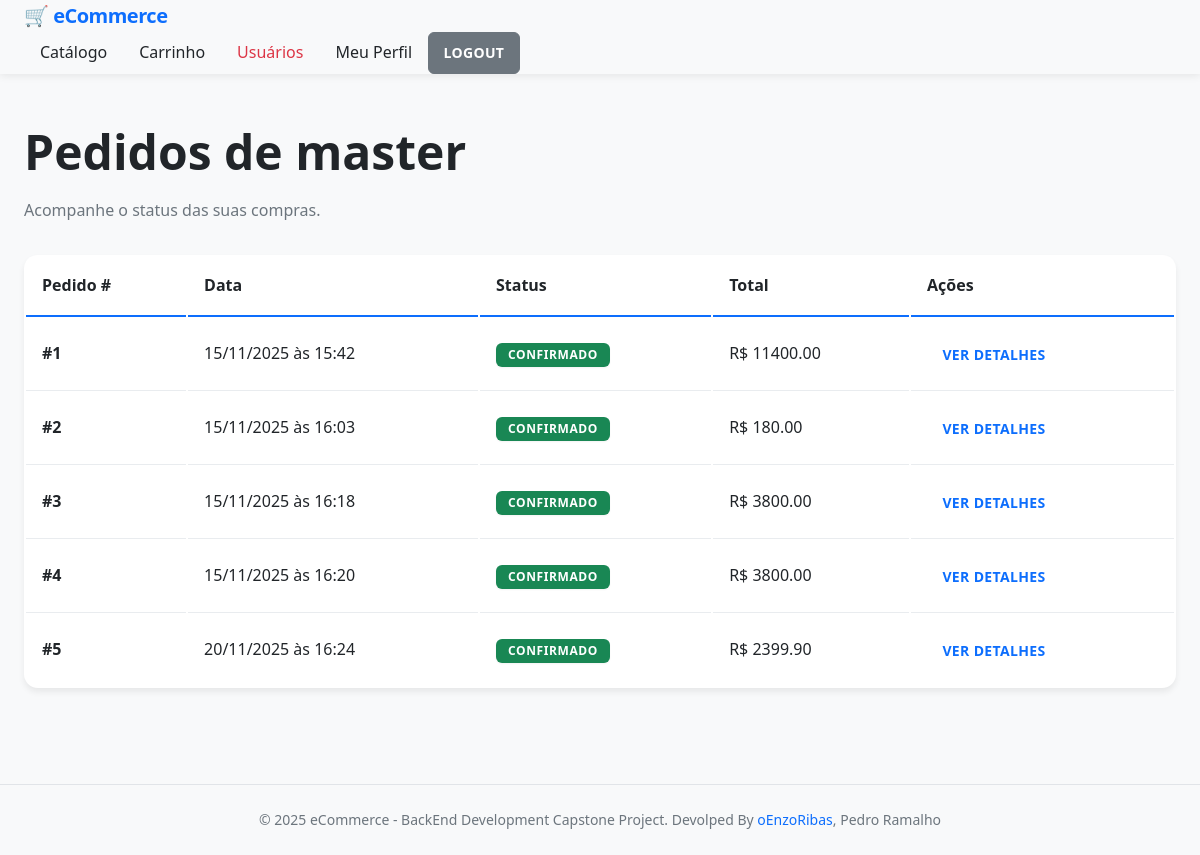
Screenshot of /pedidos/1/listar (signed in) with the database file from the repository.
### models/cliente_model.py (models this page shows, shortened)
class Cliente(db.Model):
    __tablename__ = 'clientes'
    id = Column(Integer, primary_key=True, autoincrement=True, nullable=False)
    nome = Column(String(256), nullable=False)
    email = Column(String(256), unique=True, nullable=False)
    senha_hash = Column(String(256), nullable=False)
    telefone = Column(String(256))
    role = Column(String(50), default='cliente')

### models/pedido_model.py (models this page shows, shortened)
class Pedido(db.Model):
    __tablename__ = 'pedidos'
    id = Column(Integer, primary_key=True, autoincrement=True, nullable=False)
    cliente_id = Column(Integer, ForeignKey('clientes.id'), nullable=False)
    data = Column(db.DateTime, default=datetime.datetime.now)
    status = Column(String(256), default="pendente")
    itens = db.relationship('ItemPedido', backref='pedido', lazy=True, cascade='all, delete-orphan')
    pagamentos = db.relationship('Pagamento', backref='pedido', lazy=True, cascade='all, delete-orphan')
    def calcular_total(self):
        return sum(item.calcular_subtotal() for item in self.itens)

class ItemPedido(db.Model):
    __tablename__ = 'itens_pedido'
    id = Column(Integer, primary_key=True, autoincrement=True, nullable=False)
    pedido_id = Column(Integer, ForeignKey('pedidos.id'), nullable=False)
    produto_id = Column(Integer, ForeignKey('produtos.id'), nullable=False)
    quantidade = Column(Integer, nullable=False)
    preco_unitario = db.Column(db.Numeric(10,2), nullable=False)
    produto = db.relationship('Produto', primaryjoin='ItemPedido.produto_id == Produto.id')
    def calcular_subtotal(self):
        return float(self.preco_unitario) * self.quantidade

### routes/pedidos.py (the view)
@pedidos_bp.route('/<int:cliente_id>/listar')
@requer_autenticacao
def listar(cliente_id):
    user = get_client_by_id(cliente_id)
    page = request.args.get('page', 1, type=int)
    pedidos = Pedido.query.filter_by(cliente_id=cliente_id).paginate(page=page, per_page=10)
    return render_template('pedidos/listar.html', pedidos=pedidos, user=user)

### utils/auth_utils.py (called while the page is built)
def get_client_by_id(cliente_id):
    return Cliente.query.get(cliente_id)

def cliente_autenticado():
    return session.get('cliente_autenticado', False)

def requer_autenticacao(f):
    @wraps(f)
    def decorated_function(*args, **kwargs):
        if not cliente_autenticado():
            return redirect(url_for('auth.login'))
        return f(*args, **kwargs)
    return decorated_function

### templates/pedidos/listar.html (shortened to what this page needs)
{% extends "base.html" %}
{% block content %}
<div class="row mb-4">
    <div class="col-12">
        <h1 class="mb-0">Pedidos de {{ user.nome }}</h1>
        <p class="text-muted">Acompanhe o status das suas compras.</p>
    </div>
</div>
{% if pedidos.items %}
<div class="table-responsive">
    <table class="table table-striped table-hover align-middle">
        <thead class="table-dark">
            <tr>
                <th>Pedido #</th>
                <th>Data</th>
                <th>Status</th>
                <th class="text-end">Total</th>
                <th>Ações</th>
            </tr>
        </thead>
        <tbody>
            {% for pedido in pedidos.items %}
            <tr>
                <td><strong>#{{ pedido.id }}</strong></td>
                <td>{{ pedido.data.strftime('%d/%m/%Y às %H:%M') }}</td>
                <td>
                    {% if pedido.status == 'pendente' %}
                    <span class="badge bg-warning text-dark">Pendente</span>
                    {% elif pedido.status == 'confirmado' %}
                    <span class="badge bg-success">Confirmado</span>
                    {% elif pedido.status == 'cancelado' %}
                    <span class="badge bg-danger">Cancelado</span>
                    {% else %}
                    <span class="badge bg-info">{{ pedido.status | upper }}</span>
                    {% endif %}
                </td>
                <td class="text-end fw-bold">R$ {{ "%.2f"|format(pedido.calcular_total()) }}</td>
                <td>
                    <a href="{{ url_for('pedidos.detalhes', pedido_id=pedido.id) }}"
                        class="btn btn-sm btn-outline-primary">
                        Ver Detalhes
                    </a>
                </td>
            </tr>
            {% endfor %}
        </tbody>
    </table>
</div>
{% else %}
<div class="alert alert-info text-center">
    <h4>Ainda não há pedidos realizados.</h4>
    <a href="{{ url_for('produtos.listar') }}" class="btn btn-primary mt-3">Começar a Comprar</a>
</div>
{% endif %}
{% endblock %}

### static/css/style.css (style rules this page uses)
*, *::before, *::after { box-sizing: border-box; margin: 0; padding: 0; }
:root { --primary: #0d6efd; --primary-hover: #0b5ed7; --primary-light: rgba(13, 110, 253, 0.1); --secondary: #6c757d; --success: #198754; --success-dark: #157347; --danger: #dc3545; --warning: #ffc107; --info: #0dcaf0; --dark: #212529; --light: #f8f9fa; --gray-100: #f8f9fa; --gray-200: #e9ecef; --gray-300: #dee2e6; --gray-400: #ced4da; --gray-500: #adb5bd; --gray-600: #6c757d; --gray-700: #495057; --gray-800: #343a40; --gray-900: #212529; --surface: #ffffff; --surface-hover: #f8f9fa; --border-color: #e1e4e8; --font-family: "Segoe UI", Tahoma, Geneva, Verdana, sans-serif; --font-size-base: 1rem; --font-size-sm: 0.875rem; --font-size-lg: 1.125rem; --font-size-xl: 1.25rem; --font-weight-normal: 400; --font-weight-medium: 500; --font-weight-semibold: 600; --font-weight-bold: 700; --line-height-base: 1.6; --line-height-tight: 1.25; --spacing-xs: 0.25rem; --spacing-sm: 0.5rem; --spacing-md: 1rem; --spacing-lg: 1.5rem; --spacing-xl: 2rem; --spacing-2xl: 3rem; --radius-sm: 0.375rem; --radius-md: 0.625rem; --radius-lg: 0.875rem; --radius-xl: 1rem; --radius-full: 9999px; --shadow-sm: 0 1px 2px rgba(0, 0, 0, 0.05); --shadow-md: 0 4px 6px rgba(0, 0, 0, 0.07); --shadow-lg: 0 10px 15px rgba(0, 0, 0, 0.1); --shadow-xl: 0 20px 25px rgba(0, 0, 0, 0.15); --shadow-navbar: 0 2px 8px rgba(0, 0, 0, 0.08); --transition-fast: 150ms ease; --transition-base: 200ms ease; --transition-slow: 300ms ease; --z-dropdown: 1000; --z-sticky: 1020; --z-fixed: 1030; --z-modal: 1050; --z-tooltip: 1070; }
html { -webkit-font-smoothing: antialiased; -moz-osx-font-smoothing: grayscale; }
body { font-family: var(--font-family); font-size: var(--font-size-base); line-height: var(--line-height-base); background-color: var(--light); color: var(--dark); }
h1, h2, h3, h4, h5, h6 { color: var(--dark); font-weight: var(--font-weight-semibold); line-height: var(--line-height-tight); margin-bottom: var(--spacing-md); }
h1 { font-size: 2.5rem; }
a { color: var(--primary); text-decoration: none; transition: color var(--transition-fast); }
.btn { display: inline-flex; align-items: center; justify-content: center; gap: var(--spacing-xs); padding: 0.625rem 1.25rem; font-size: var(--font-size-base); font-weight: var(--font-weight-semibold); line-height: 1.5; text-align: center; text-transform: uppercase; letter-spacing: 0.025em; border: 1px solid transparent; border-radius: var(--radius-sm); cursor: pointer; transition: transform var(--transition-base), box-shadow var(--transition-base), background-color var(--transition-base); }
.btn-sm { padding: 0.5rem 0.9rem; font-size: var(--font-size-sm); }
.badge { display: inline-flex; align-items: center; padding: 0.375rem 0.75rem; font-size: 0.75rem; font-weight: var(--font-weight-bold); line-height: 1; text-transform: uppercase; letter-spacing: 0.05em; border-radius: var(--radius-sm); box-shadow: var(--shadow-sm); }
.table { width: 100%; background-color: var(--surface); border-radius: var(--radius-lg); overflow: hidden; box-shadow: var(--shadow-md); }
.table thead th { padding: var(--spacing-md); font-weight: var(--font-weight-bold); text-align: left; background-color: var(--surface); border-bottom: 2px solid var(--primary); color: var(--dark); }
.table tbody tr { transition: background-color var(--transition-fast); }
.table tbody td { padding: var(--spacing-md); border-bottom: 1px solid var(--gray-200); }
.table tbody tr:last-child td { border-bottom: none; }
.mb-4 { margin-bottom: var(--spacing-xl); }
.text-muted { color: var(--gray-600); }
.bg-success { background-color: var(--success); color: var(--surface); }
@media (min-width: 768px) { h1 { font-size: 3rem; } }

### rows the page displays
Cliente: nome "master"
Pedido: id "1", data "15/11/2025 às 15:42", status "CONFIRMADO"
ItemPedido: calcular_total "11400.00"
Pedido: id "2", data "15/11/2025 às 16:03", status "CONFIRMADO"
ItemPedido: calcular_total "180.00"
Pedido: id "3", data "15/11/2025 às 16:18", status "CONFIRMADO"
ItemPedido: calcular_total "3800.00"
Pedido: id "4", data "15/11/2025 às 16:20", status "CONFIRMADO"
ItemPedido: calcular_total "3800.00"
Pedido: id "5", data "20/11/2025 às 16:24", status "CONFIRMADO"
ItemPedido: calcular_total "2399.90"
